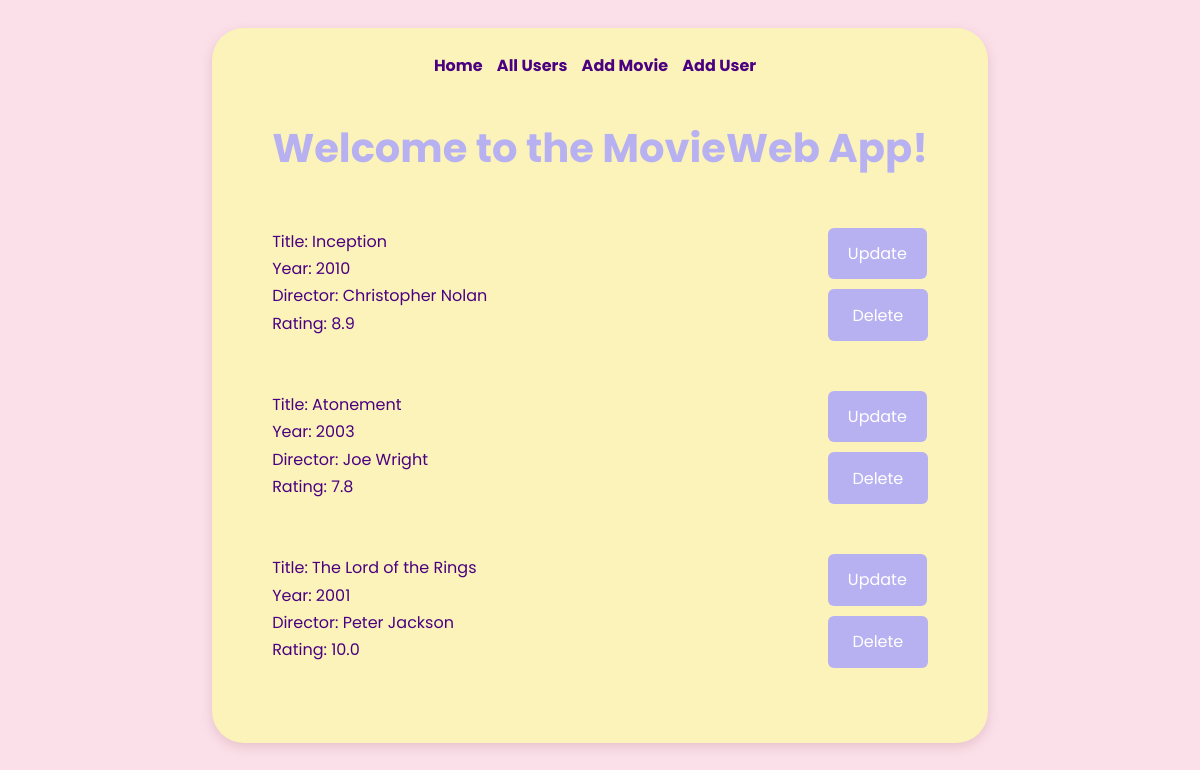
The page / on the database its author committed.
### datamanager/data_models.py (models this page shows, shortened)
class Movie(db.Model):
    __tablename__ = "movies"
    id = Column(Integer, primary_key=True, autoincrement=True)
    name = Column(String)
    director = Column(String)
    year = Column(Integer)
    rating = Column(Float)
    user_movies = db.relationship('UserMovie', backref='movie', lazy=True)

### app.py (the view)
@app.route('/')
def home():
    movies = data_manager.get_all_movies()
    return render_template('index.html', movies=movies)

### datamanager/sqlite_data_manager.py (called while the page is built)
    def get_all_movies(self):
        movies = self.models.Movie.query.all()
        return movies

### templates/index.html (shortened to what this page needs)
<!DOCTYPE html>
<html lang="en">
<head>
    <link rel="stylesheet" href="/static/styles.css">
</head>
<body>
<main>
    <nav>
        <a class="nav_element" href="/">Home</a>
        <a class="nav_element" href="/users">All Users</a>
        <a class="nav_element" href="/add_movie">Add Movie</a>
        <a class="nav_element" href="/add_user">Add User</a>
    </nav>
    <h1>Welcome to the MovieWeb App!</h1>
    <div>
        <ul>
            {% for movie in movies %}
            <li>
                <div>
                    Title: {{ movie.name }} <br>
                    Year: {{ movie.year }} <br>
                    Director: {{ movie.director }} <br>
                    Rating: {{ movie.rating }} <br>
                </div>
                <div id="update-delete">
                    <a href="/update_movie?movie_id_select={{ movie.id }}" id="update-button">Update</a>
                    <form method="POST"
                          action="{{ url_for('delete_movie', movie_id=movie.id) }}">
                        <button id="delete_button_id" type="submit">Delete</button>
                    </form>
                </div>
            </li>
            {% endfor %}
        </ul>
    </div>
</main>
</body>
</html>

### static/styles.css (style rules this page uses)
body { background-color: #FBE0E9; font-family: 'Poppins', sans-serif; color: #4B0082; display: flex; justify-content: center; }
main { background-color: #FBF3B9; border-radius: 2rem; padding: 25px 60px; margin: 20px; box-shadow: 0 4px 12px rgba(200, 150, 160, 0.4); }
nav { text-align: center; margin-bottom: 40px; }
.nav_element { text-decoration: none; font-weight: bold; color: #4B0082; margin-right: 10px; }
h1 { font-family: 'Poppins', sans-serif; font-weight: bold; font-size: 2.5em; color: #B7B1F2; text-align: center; margin-bottom: 50px; }
ul { padding: 0; list-style-type: none; }
li { display: flex; justify-content: space-between; margin-bottom: 50px; color: #4B0082; line-height: 1.7; }
form { margin-top: 10px; text-align: center; }
#delete_button_id { width: 100px; height: 52px; }
#update-button, form button { text-decoration: none; display: inline-block; padding: 12px 20px; background-color: #B7B1F2; color: white; border: none; border-radius: 6px; cursor: pointer; font-size: 1em; font-family: 'Poppins', sans-serif; }

### rows shown on the page
Movie: name "Inception", year "2010", director "Christopher Nolan", rating "8.9"
Movie: name "Atonement", year "2003", director "Joe Wright", rating "7.8"
Movie: name "The Lord of the Rings", year "2001", director "Peter Jackson", rating "10.0"
